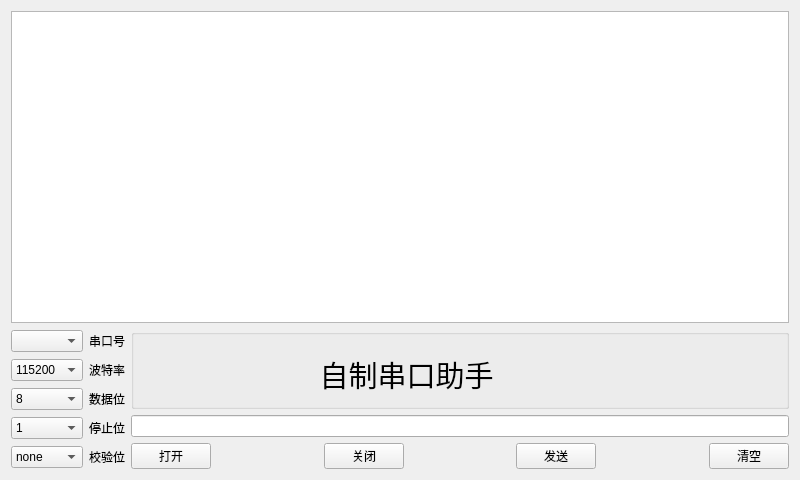
<?xml version="1.0" encoding="UTF-8"?>
<ui version="4.0">
 <class>Widget</class>
 <widget class="QWidget" name="Widget">
  <property name="geometry">
   <rect>
    <x>0</x>
    <y>0</y>
    <width>800</width>
    <height>480</height>
   </rect>
  </property>
  <property name="windowTitle">
   <string>Widget</string>
  </property>
  <layout class="QGridLayout" name="gridLayout_2">
   <item row="0" column="0">
    <widget class="QPlainTextEdit" name="recvEdit">
     <property name="font">
      <font>
       <pointsize>9</pointsize>
      </font>
     </property>
     <property name="readOnly">
      <bool>true</bool>
     </property>
    </widget>
   </item>
   <item row="1" column="0">
    <layout class="QHBoxLayout" name="horizontalLayout">
     <item>
      <layout class="QGridLayout" name="gridLayout">
       <item row="0" column="0">
        <widget class="QComboBox" name="seialCb"/>
       </item>
       <item row="0" column="1">
        <widget class="QLabel" name="label">
         <property name="text">
          <string>串口号</string>
         </property>
        </widget>
       </item>
       <item row="1" column="0">
        <widget class="QComboBox" name="baundrateCb">
         <property name="currentIndex">
          <number>2</number>
         </property>
         <item>
          <property name="text">
           <string>4800</string>
          </property>
         </item>
         <item>
          <property name="text">
           <string>9600</string>
          </property>
         </item>
         <item>
          <property name="text">
           <string>115200</string>
          </property>
         </item>
        </widget>
       </item>
       <item row="1" column="1">
        <widget class="QLabel" name="label_2">
         <property name="text">
          <string>波特率</string>
         </property>
        </widget>
       </item>
       <item row="2" column="0">
        <widget class="QComboBox" name="dataCb">
         <property name="currentIndex">
          <number>3</number>
         </property>
         <item>
          <property name="text">
           <string>5</string>
          </property>
         </item>
         <item>
          <property name="text">
           <string>6</string>
          </property>
         </item>
         <item>
          <property name="text">
           <string>7</string>
          </property>
         </item>
         <item>
          <property name="text">
           <string>8</string>
          </property>
         </item>
        </widget>
       </item>
       <item row="2" column="1">
        <widget class="QLabel" name="label_3">
         <property name="text">
          <string>数据位</string>
         </property>
        </widget>
       </item>
       <item row="3" column="0">
        <widget class="QComboBox" name="stopCb">
         <item>
          <property name="text">
           <string>1</string>
          </property>
         </item>
         <item>
          <property name="text">
           <string>1.5</string>
          </property>
         </item>
         <item>
          <property name="text">
           <string>2</string>
          </property>
         </item>
        </widget>
       </item>
       <item row="3" column="1">
        <widget class="QLabel" name="label_4">
         <property name="text">
          <string>停止位</string>
         </property>
        </widget>
       </item>
       <item row="4" column="0">
        <widget class="QComboBox" name="checkCb">
         <item>
          <property name="text">
           <string>none</string>
          </property>
         </item>
        </widget>
       </item>
       <item row="4" column="1">
        <widget class="QLabel" name="label_5">
         <property name="text">
          <string>校验位</string>
         </property>
        </widget>
       </item>
      </layout>
     </item>
     <item>
      <layout class="QVBoxLayout" name="verticalLayout_2">
       <item>
        <widget class="QGroupBox" name="groupBox">
         <property name="minimumSize">
          <size>
           <width>150</width>
           <height>80</height>
          </size>
         </property>
         <property name="title">
          <string/>
         </property>
         <widget class="QLabel" name="label_6">
          <property name="geometry">
           <rect>
            <x>60</x>
            <y>30</y>
            <width>431</width>
            <height>31</height>
           </rect>
          </property>
          <property name="font">
           <font>
            <pointsize>22</pointsize>
           </font>
          </property>
          <property name="text">
           <string>自制串口助手</string>
          </property>
          <property name="alignment">
           <set>Qt::AlignCenter</set>
          </property>
         </widget>
        </widget>
       </item>
       <item>
        <widget class="QLineEdit" name="sendEdit"/>
       </item>
       <item>
        <layout class="QHBoxLayout" name="horizontalLayout_6">
         <item>
          <widget class="QPushButton" name="openBt">
           <property name="text">
            <string>打开</string>
           </property>
          </widget>
         </item>
         <item>
          <spacer name="horizontalSpacer_3">
           <property name="orientation">
            <enum>Qt::Horizontal</enum>
           </property>
           <property name="sizeHint" stdset="0">
            <size>
             <width>18</width>
             <height>20</height>
            </size>
           </property>
          </spacer>
         </item>
         <item>
          <widget class="QPushButton" name="closeBt">
           <property name="text">
            <string>关闭</string>
           </property>
          </widget>
         </item>
         <item>
          <spacer name="horizontalSpacer_2">
           <property name="orientation">
            <enum>Qt::Horizontal</enum>
           </property>
           <property name="sizeHint" stdset="0">
            <size>
             <width>40</width>
             <height>20</height>
            </size>
           </property>
          </spacer>
         </item>
         <item>
          <widget class="QPushButton" name="sendBt">
           <property name="text">
            <string>发送</string>
           </property>
          </widget>
         </item>
         <item>
          <spacer name="horizontalSpacer">
           <property name="orientation">
            <enum>Qt::Horizontal</enum>
           </property>
           <property name="sizeHint" stdset="0">
            <size>
             <width>40</width>
             <height>20</height>
            </size>
           </property>
          </spacer>
         </item>
         <item>
          <widget class="QPushButton" name="clearBt">
           <property name="text">
            <string>清空</string>
           </property>
          </widget>
         </item>
        </layout>
       </item>
      </layout>
     </item>
    </layout>
   </item>
  </layout>
 </widget>
 <layoutdefault spacing="6" margin="11"/>
 <resources/>
 <connections/>
</ui>
